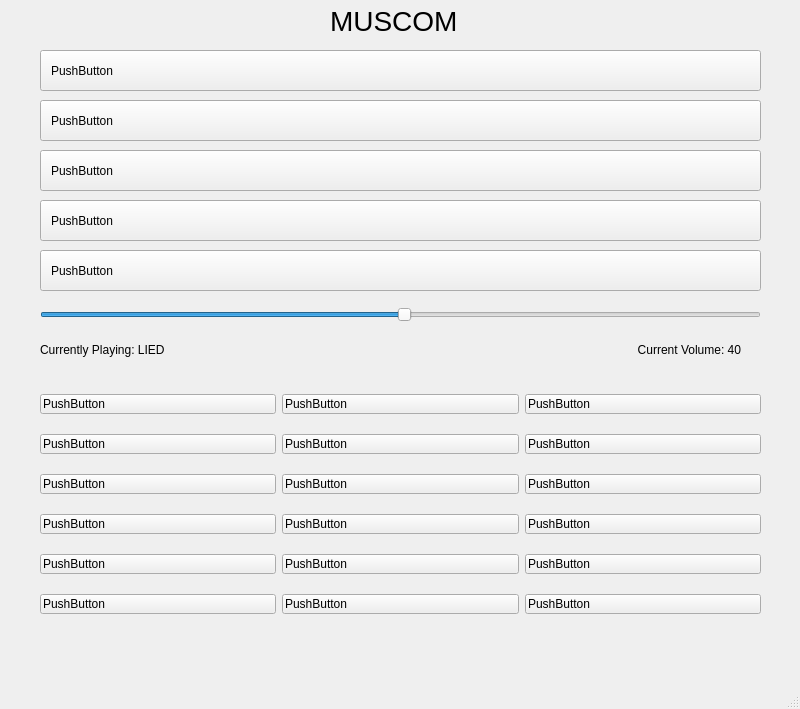
<?xml version="1.0" encoding="UTF-8"?>
<ui version="4.0">
 <class>MainWindow</class>
 <widget class="QMainWindow" name="MainWindow">
  <property name="geometry">
   <rect>
    <x>0</x>
    <y>0</y>
    <width>800</width>
    <height>709</height>
   </rect>
  </property>
  <property name="sizePolicy">
   <sizepolicy hsizetype="Fixed" vsizetype="Fixed">
    <horstretch>0</horstretch>
    <verstretch>0</verstretch>
   </sizepolicy>
  </property>
  <property name="maximumSize">
   <size>
    <width>800</width>
    <height>16777215</height>
   </size>
  </property>
  <property name="windowTitle">
   <string>MainWindow</string>
  </property>
  <widget class="QWidget" name="centralwidget">
   <widget class="QPushButton" name="pushButton">
    <property name="geometry">
     <rect>
      <x>40</x>
      <y>50</y>
      <width>721</width>
      <height>41</height>
     </rect>
    </property>
    <property name="focusPolicy">
     <enum>Qt::NoFocus</enum>
    </property>
    <property name="styleSheet">
     <string notr="true">text-align: left; padding: 10px;</string>
    </property>
    <property name="text">
     <string>PushButton</string>
    </property>
    <attribute name="buttonGroup">
     <string notr="true">buttonGroup</string>
    </attribute>
   </widget>
   <widget class="QPushButton" name="pushButton_2">
    <property name="geometry">
     <rect>
      <x>40</x>
      <y>100</y>
      <width>721</width>
      <height>41</height>
     </rect>
    </property>
    <property name="focusPolicy">
     <enum>Qt::NoFocus</enum>
    </property>
    <property name="styleSheet">
     <string notr="true">text-align: left; padding: 10px;</string>
    </property>
    <property name="text">
     <string>PushButton</string>
    </property>
    <attribute name="buttonGroup">
     <string notr="true">buttonGroup</string>
    </attribute>
   </widget>
   <widget class="QPushButton" name="pushButton_3">
    <property name="geometry">
     <rect>
      <x>40</x>
      <y>150</y>
      <width>721</width>
      <height>41</height>
     </rect>
    </property>
    <property name="focusPolicy">
     <enum>Qt::NoFocus</enum>
    </property>
    <property name="styleSheet">
     <string notr="true">text-align: left; padding: 10px;</string>
    </property>
    <property name="text">
     <string>PushButton</string>
    </property>
    <attribute name="buttonGroup">
     <string notr="true">buttonGroup</string>
    </attribute>
   </widget>
   <widget class="QPushButton" name="pushButton_4">
    <property name="geometry">
     <rect>
      <x>40</x>
      <y>200</y>
      <width>721</width>
      <height>41</height>
     </rect>
    </property>
    <property name="focusPolicy">
     <enum>Qt::NoFocus</enum>
    </property>
    <property name="styleSheet">
     <string notr="true">text-align: left; padding: 10px;</string>
    </property>
    <property name="text">
     <string>PushButton</string>
    </property>
    <attribute name="buttonGroup">
     <string notr="true">buttonGroup</string>
    </attribute>
   </widget>
   <widget class="QPushButton" name="pushButton_5">
    <property name="geometry">
     <rect>
      <x>40</x>
      <y>250</y>
      <width>721</width>
      <height>41</height>
     </rect>
    </property>
    <property name="focusPolicy">
     <enum>Qt::NoFocus</enum>
    </property>
    <property name="styleSheet">
     <string notr="true">text-align: left; padding: 10px;</string>
    </property>
    <property name="text">
     <string>PushButton</string>
    </property>
    <attribute name="buttonGroup">
     <string notr="true">buttonGroup</string>
    </attribute>
   </widget>
   <widget class="QSlider" name="horizontalSlider">
    <property name="geometry">
     <rect>
      <x>40</x>
      <y>300</y>
      <width>721</width>
      <height>29</height>
     </rect>
    </property>
    <property name="focusPolicy">
     <enum>Qt::NoFocus</enum>
    </property>
    <property name="value">
     <number>50</number>
    </property>
    <property name="orientation">
     <enum>Qt::Horizontal</enum>
    </property>
   </widget>
   <widget class="QLabel" name="label">
    <property name="geometry">
     <rect>
      <x>330</x>
      <y>0</y>
      <width>141</width>
      <height>41</height>
     </rect>
    </property>
    <property name="styleSheet">
     <string notr="true">font-size: 28px;  color: black;</string>
    </property>
    <property name="text">
     <string>MUSCOM</string>
    </property>
   </widget>
   <widget class="QWidget" name="gridLayoutWidget">
    <property name="geometry">
     <rect>
      <x>40</x>
      <y>380</y>
      <width>721</width>
      <height>251</height>
     </rect>
    </property>
    <property name="focusPolicy">
     <enum>Qt::NoFocus</enum>
    </property>
    <property name="styleSheet">
     <string>text-align: left; padding: 2px; font-size:12px;</string>
    </property>
    <layout class="QGridLayout" name="gridLayout">
     <item row="5" column="2">
      <widget class="QPushButton" name="pushButton_17">
       <property name="focusPolicy">
        <enum>Qt::NoFocus</enum>
       </property>
       <property name="styleSheet">
        <string notr="true">text-align: left; padding: 2px; font-size:12px;</string>
       </property>
       <property name="text">
        <string>PushButton</string>
       </property>
      </widget>
     </item>
     <item row="1" column="0">
      <widget class="QPushButton" name="pushButton_8">
       <property name="focusPolicy">
        <enum>Qt::NoFocus</enum>
       </property>
       <property name="styleSheet">
        <string notr="true">text-align: left; padding: 2px; font-size:12px;</string>
       </property>
       <property name="text">
        <string>PushButton</string>
       </property>
      </widget>
     </item>
     <item row="1" column="2">
      <widget class="QPushButton" name="pushButton_14">
       <property name="focusPolicy">
        <enum>Qt::NoFocus</enum>
       </property>
       <property name="styleSheet">
        <string notr="true">text-align: left; padding: 2px; font-size:12px;</string>
       </property>
       <property name="text">
        <string>PushButton</string>
       </property>
      </widget>
     </item>
     <item row="1" column="3">
      <widget class="QPushButton" name="pushButton_18">
       <property name="focusPolicy">
        <enum>Qt::NoFocus</enum>
       </property>
       <property name="styleSheet">
        <string notr="true">text-align: left; padding: 2px; font-size:12px;</string>
       </property>
       <property name="text">
        <string>PushButton</string>
       </property>
      </widget>
     </item>
     <item row="5" column="0">
      <widget class="QPushButton" name="pushButton_6">
       <property name="focusPolicy">
        <enum>Qt::NoFocus</enum>
       </property>
       <property name="styleSheet">
        <string notr="true">text-align: left; padding: 2px; font-size:12px;</string>
       </property>
       <property name="text">
        <string>PushButton</string>
       </property>
      </widget>
     </item>
     <item row="5" column="3">
      <widget class="QPushButton" name="pushButton_21">
       <property name="focusPolicy">
        <enum>Qt::NoFocus</enum>
       </property>
       <property name="styleSheet">
        <string notr="true">text-align: left; padding: 2px; font-size:12px;</string>
       </property>
       <property name="text">
        <string>PushButton</string>
       </property>
      </widget>
     </item>
     <item row="2" column="3">
      <widget class="QPushButton" name="pushButton_19">
       <property name="focusPolicy">
        <enum>Qt::NoFocus</enum>
       </property>
       <property name="styleSheet">
        <string notr="true">text-align: left; padding: 2px; font-size:12px;</string>
       </property>
       <property name="text">
        <string>PushButton</string>
       </property>
      </widget>
     </item>
     <item row="0" column="3">
      <widget class="QPushButton" name="pushButton_12">
       <property name="focusPolicy">
        <enum>Qt::NoFocus</enum>
       </property>
       <property name="styleSheet">
        <string notr="true">text-align: left; padding: 2px; font-size:12px;</string>
       </property>
       <property name="text">
        <string>PushButton</string>
       </property>
      </widget>
     </item>
     <item row="2" column="2">
      <widget class="QPushButton" name="pushButton_15">
       <property name="focusPolicy">
        <enum>Qt::NoFocus</enum>
       </property>
       <property name="styleSheet">
        <string notr="true">text-align: left; padding: 2px; font-size:12px;</string>
       </property>
       <property name="text">
        <string>PushButton</string>
       </property>
      </widget>
     </item>
     <item row="3" column="3">
      <widget class="QPushButton" name="pushButton_20">
       <property name="focusPolicy">
        <enum>Qt::NoFocus</enum>
       </property>
       <property name="styleSheet">
        <string notr="true">text-align: left; padding: 2px; font-size:12px;</string>
       </property>
       <property name="text">
        <string>PushButton</string>
       </property>
      </widget>
     </item>
     <item row="6" column="0">
      <widget class="QPushButton" name="pushButton_23">
       <property name="focusPolicy">
        <enum>Qt::NoFocus</enum>
       </property>
       <property name="styleSheet">
        <string notr="true">text-align: left; padding: 2px; font-size:12px;</string>
       </property>
       <property name="text">
        <string>PushButton</string>
       </property>
      </widget>
     </item>
     <item row="3" column="0">
      <widget class="QPushButton" name="pushButton_7">
       <property name="focusPolicy">
        <enum>Qt::NoFocus</enum>
       </property>
       <property name="styleSheet">
        <string notr="true">text-align: left; padding: 2px; font-size:12px;</string>
       </property>
       <property name="text">
        <string>PushButton</string>
       </property>
      </widget>
     </item>
     <item row="0" column="2">
      <widget class="QPushButton" name="pushButton_11">
       <property name="focusPolicy">
        <enum>Qt::NoFocus</enum>
       </property>
       <property name="styleSheet">
        <string notr="true">text-align: left; padding: 2px; font-size:12px;</string>
       </property>
       <property name="text">
        <string>PushButton</string>
       </property>
      </widget>
     </item>
     <item row="0" column="0">
      <widget class="QPushButton" name="pushButton_9">
       <property name="focusPolicy">
        <enum>Qt::NoFocus</enum>
       </property>
       <property name="styleSheet">
        <string notr="true">text-align: left; padding: 2px; font-size:12px;</string>
       </property>
       <property name="text">
        <string>PushButton</string>
       </property>
      </widget>
     </item>
     <item row="2" column="0">
      <widget class="QPushButton" name="pushButton_10">
       <property name="focusPolicy">
        <enum>Qt::NoFocus</enum>
       </property>
       <property name="styleSheet">
        <string notr="true">text-align: left; padding: 2px; font-size:12px;</string>
       </property>
       <property name="text">
        <string>PushButton</string>
       </property>
      </widget>
     </item>
     <item row="3" column="2">
      <widget class="QPushButton" name="pushButton_16">
       <property name="focusPolicy">
        <enum>Qt::NoFocus</enum>
       </property>
       <property name="styleSheet">
        <string notr="true">text-align: left; padding: 2px; font-size:12px;</string>
       </property>
       <property name="text">
        <string>PushButton</string>
       </property>
      </widget>
     </item>
     <item row="6" column="2">
      <widget class="QPushButton" name="pushButton_22">
       <property name="focusPolicy">
        <enum>Qt::NoFocus</enum>
       </property>
       <property name="styleSheet">
        <string notr="true">text-align: left; padding: 2px; font-size:12px;</string>
       </property>
       <property name="text">
        <string>PushButton</string>
       </property>
      </widget>
     </item>
     <item row="6" column="3">
      <widget class="QPushButton" name="pushButton_13">
       <property name="focusPolicy">
        <enum>Qt::NoFocus</enum>
       </property>
       <property name="styleSheet">
        <string notr="true">text-align: left; padding: 2px; font-size:12px;</string>
       </property>
       <property name="text">
        <string>PushButton</string>
       </property>
      </widget>
     </item>
    </layout>
   </widget>
   <widget class="QLabel" name="label_2">
    <property name="geometry">
     <rect>
      <x>40</x>
      <y>340</y>
      <width>481</width>
      <height>19</height>
     </rect>
    </property>
    <property name="text">
     <string>Currently Playing: LIED</string>
    </property>
   </widget>
   <widget class="QLabel" name="label_3">
    <property name="geometry">
     <rect>
      <x>555</x>
      <y>340</y>
      <width>191</width>
      <height>20</height>
     </rect>
    </property>
    <property name="styleSheet">
     <string notr="true">text-align: right; padding: 2px;</string>
    </property>
    <property name="text">
     <string>Current Volume: 40</string>
    </property>
    <property name="alignment">
     <set>Qt::AlignRight|Qt::AlignTrailing|Qt::AlignVCenter</set>
    </property>
   </widget>
  </widget>
  <widget class="QMenuBar" name="menubar">
   <property name="geometry">
    <rect>
     <x>0</x>
     <y>0</y>
     <width>800</width>
     <height>27</height>
    </rect>
   </property>
  </widget>
  <widget class="QStatusBar" name="statusbar"/>
 </widget>
 <resources>
  <include location="muscom.qrc"/>
 </resources>
 <connections/>
 <buttongroups>
  <buttongroup name="buttonGroup"/>
 </buttongroups>
</ui>
